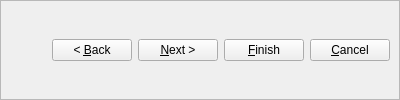
    <widget class="QFrame" name="frame" >
     <property name="sizePolicy" >
      <sizepolicy vsizetype="Fixed" hsizetype="MinimumExpanding" >
       <horstretch>1</horstretch>
       <verstretch>0</verstretch>
      </sizepolicy>
     </property>
     <property name="minimumSize" >
      <size>
       <width>400</width>
       <height>50</height>
      </size>
     </property>
     <property name="frameShape" >
      <enum>QFrame::StyledPanel</enum>
     </property>
     <property name="frameShadow" >
      <enum>QFrame::Raised</enum>
     </property>
     <layout class="QHBoxLayout" >
      <property name="spacing" >
       <number>6</number>
      </property>
      <property name="leftMargin" >
       <number>9</number>
      </property>
      <property name="topMargin" >
       <number>9</number>
      </property>
      <property name="rightMargin" >
       <number>9</number>
      </property>
      <property name="bottomMargin" >
       <number>9</number>
      </property>
      <item>
       <spacer>
        <property name="orientation" >
         <enum>Qt::Horizontal</enum>
        </property>
        <property name="sizeHint" >
         <size>
          <width>40</width>
          <height>20</height>
         </size>
        </property>
       </spacer>
      </item>
      <item>
       <widget class="QPushButton" name="backButton" >
        <property name="text" >
         <string>&lt; &amp;Back</string>
        </property>
       </widget>
      </item>
      <item>
       <widget class="QPushButton" name="nextButton" >
        <property name="text" >
         <string>&amp;Next ></string>
        </property>
        <property name="flat" >
         <bool>false</bool>
        </property>
       </widget>
      </item>
      <item>
       <widget class="QPushButton" name="finishButton" >
        <property name="text" >
         <string>&amp;Finish</string>
        </property>
        <property name="flat" >
         <bool>false</bool>
        </property>
       </widget>
      </item>
      <item>
       <widget class="QPushButton" name="cancelButton" >
        <property name="text" >
         <string>&amp;Cancel</string>
        </property>
       </widget>
      </item>
     </layout>
    </widget>
